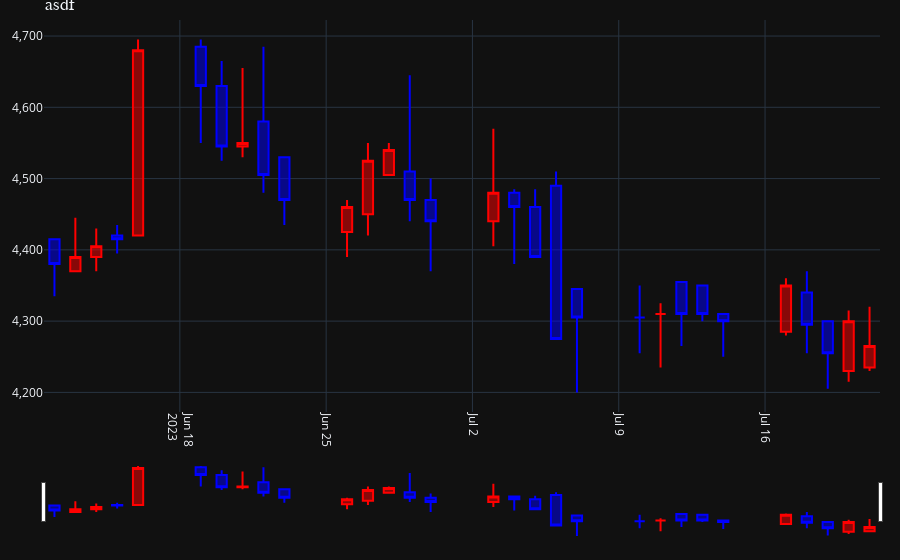

Notebook cell for this chart:
### Markdown cell above
### 캔들차트

- https://plotly.com/python/ohlc-charts/

### Code cell
fig = go.Figure(
    data=go.Candlestick(
        x=kor_stock_ohlcv_095570['date'],
        open=kor_stock_ohlcv_095570['open'],
        high=kor_stock_ohlcv_095570['high'],
        low=kor_stock_ohlcv_095570['low'],
        close=kor_stock_ohlcv_095570['close'],
        increasing_line_color= 'red', decreasing_line_color= 'blue')
)




fig.update_layout(
    title = 'asdf',
#     title= f'{sig_area} 시군구별 {type_nm} 매매(실거래가)/전월세(보증금) 거래량',
    title_font_family="맑은고딕",
    title_font_size = 18,
    hoverlabel=dict(
#         bgcolor='white',
        bgcolor='black',
        font_size=15,
    ),
#     hovermode="x unified",
    hovermode="x",    
#     template='plotly_white', 
    template='plotly_dark',
    xaxis_tickangle=90,
    yaxis_tickformat = ',',
    legend = dict(orientation = 'h', xanchor = "center", x = 0.85, y= 1.1), 
    barmode='group'
)
    
fig.update_layout(margin=go.layout.Margin(
        l=20, #left margin
        r=20, #right margin
        b=20, #bottom margin
        t=20  #top margin
    ))
    
fig.show()

### Figure 1 — Plotly figure (JSON) as saved in the notebook; plotly's stock layout.template omitted (floating-point values rounded to 4 significant figures)
{"data": [{"close": [4380, 4390, 4405, 4415, 4680, 4630, 4545, 4550, 4505, 4470, 4460, 4525, 4540, 4470, 4440, 4480, 4460, 4390, 4275, 4305, 4305, 4310, 4310, 4310, 4300, 4350, 4295, 4255, 4300, 4265], "decreasing": {"line": {"color": "blue"}}, "high": [4415, 4445, 4430, 4435, 4695, 4695, 4665, 4655, 4685, 4530, 4470, 4550, 4550, 4645, 4500, 4570, 4485, 4485, 4510, 4345, 4350, 4325, 4355, 4350, 4310, 4360, 4370, 4300, 4315, 4320], "increasing": {"line": {"color": "red"}}, "low": [4335, 4370, 4370, 4395, 4420, 4550, 4525, 4530, 4480, 4435, 4390, 4420, 4505, 4440, 4370, 4405, 4380, 4390, 4275, 4200, 4255, 4235, 4265, 4300, 4250, 4280, 4255, 4205, 4215, 4230], "open": [4415, 4370, 4390, 4420, 4420, 4685, 4630, 4545, 4580, 4530, 4425, 4450, 4505, 4510, 4470, 4440, 4480, 4460, 4490, 4345, 4305, 4310, 4355, 4350, 4310, 4285, 4340, 4300, 4230, 4235], "type": "candlestick", "x": ["2023-06-12", "2023-06-13", "2023-06-14", "2023-06-15", "2023-06-16", "2023-06-19", "2023-06-20", "2023-06-21", "2023-06-22", "2023-06-23", "2023-06-26", "2023-06-27", "2023-06-28", "2023-06-29", "2023-06-30", "2023-07-03", "2023-07-04", "2023-07-05", "2023-07-06", "2023-07-07", "2023-07-10", "2023-07-11", "2023-07-12", "2023-07-13", "2023-07-14", "2023-07-17", "2023-07-18", "2023-07-19", "2023-07-20", "2023-07-21"]}], "layout": {"barmode": "group", "hoverlabel": {"bgcolor": "black", "font": {"size": 15}}, "hovermode": "x", "legend": {"orientation": "h", "x": 0.85, "xanchor": "center", "y": 1.1}, "margin": {"b": 20, "l": 20, "r": 20, "t": 20}, "title": {"font": {"family": "맑은고딕", "size": 18}, "text": "asdf"}, "xaxis": {"tickangle": 90}, "yaxis": {"tickformat": ","}}}
